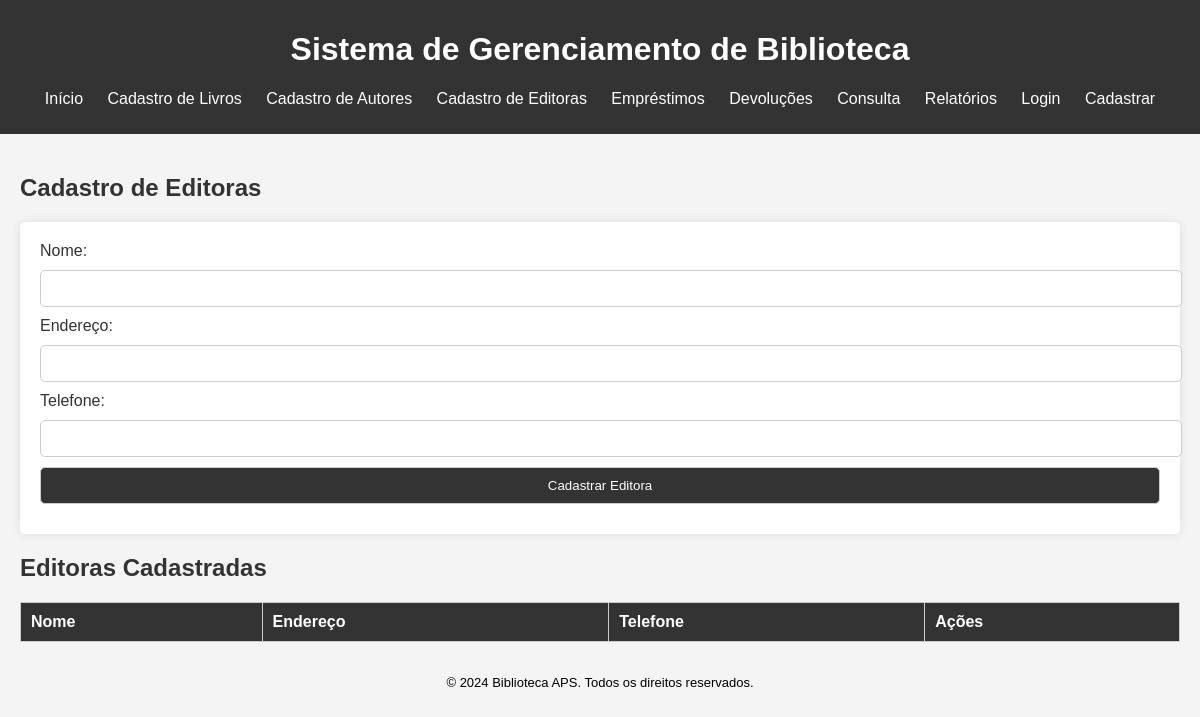
Page /cadastro_editora?edit=1 on the earlier database version.
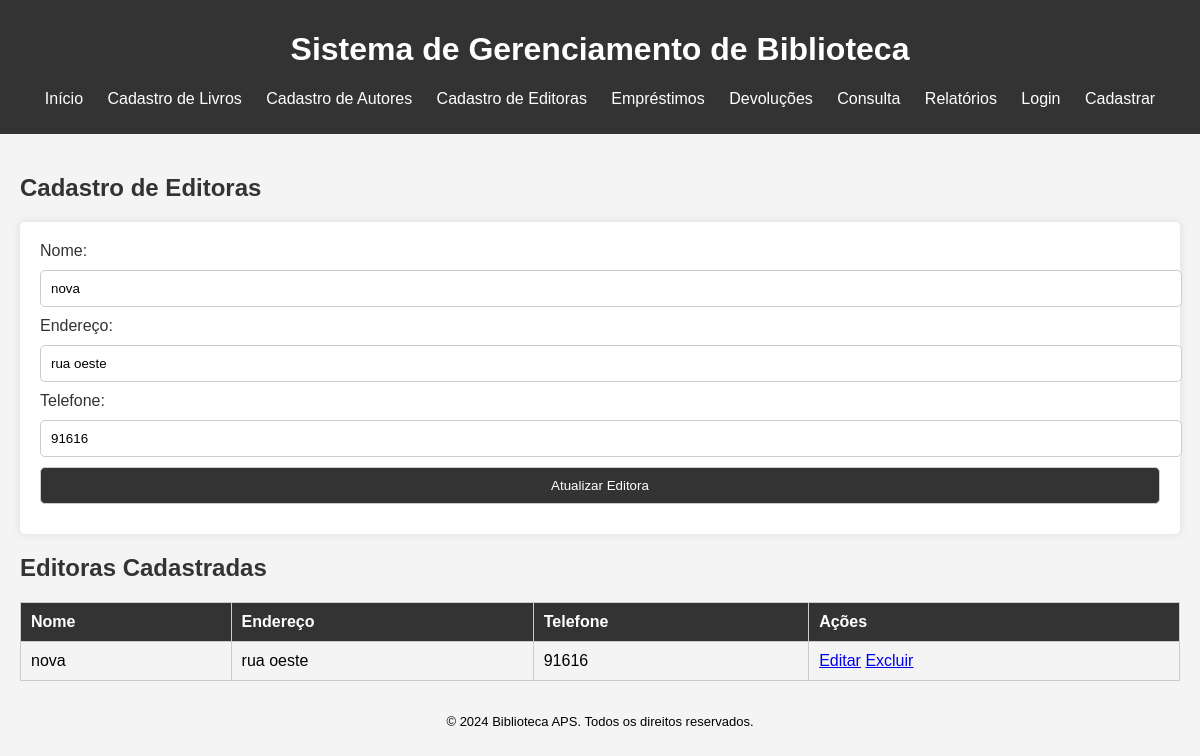
Same page on the later database version.
### models.py (models this page shows)
class Editora(db.Model):
    id = db.Column(db.Integer, primary_key=True)
    nome = db.Column(db.String(100), nullable=False)
    endereco = db.Column(db.String(200), nullable=False)
    telefone = db.Column(db.String(20), nullable=False)

### app.py (the view, shortened to what this page needs)
@app.route('/cadastro_editora', methods=['GET', 'POST'])
def cadastro_editora():
    if request.args.get('edit'):
        editora = Editora.query.get(request.args.get('edit'))
        editoras = Editora.query.all()
        return render_template('cadastro_editora.html', editora=editora, editoras=editoras)

### templates/cadastro_editora.html (shortened to what this page needs)
{% extends 'base.html' %}
{% block content %}
<h2>Cadastro de Editoras</h2>
<form method="post">
    <label for="nome">Nome:</label>
    <input type="text" id="nome" name="nome" value="{{ editora.nome if editora else '' }}" required><br>
    <label for="endereco">Endereço:</label>
    <input type="text" id="endereco" name="endereco" value="{{ editora.endereco if editora else '' }}" required><br>
    <label for="telefone">Telefone:</label>
    <input type="text" id="telefone" name="telefone" value="{{ editora.telefone if editora else '' }}" required><br>
    <button type="submit">{{ 'Atualizar' if editora else 'Cadastrar' }} Editora</button>
</form>
<h2>Editoras Cadastradas</h2>
<table>
    <thead>
        <tr>
            <th>Nome</th>
            <th>Endereço</th>
            <th>Telefone</th>
            <th>Ações</th>
        </tr>
    </thead>
    <tbody>
        {% for editora in editoras %}
        <tr>
            <td>{{ editora.nome }}</td>
            <td>{{ editora.endereco }}</td>
            <td>{{ editora.telefone }}</td>
            <td>
                <a href="{{ url_for('cadastro_editora', edit=editora.id) }}">Editar</a>
                <a href="{{ url_for('cadastro_editora', delete=editora.id) }}" onclick="return confirm('Tem certeza que deseja excluir esta editora?')">Excluir</a>
            </td>
        </tr>
        {% endfor %}
    </tbody>
</table>
{% endblock %}

Differences in the rows shown:
added Editora: nome "nova", endereco "rua oeste", telefone "91616"
Other differences:
{{ 'Atualizar' if editora else 'Cadastrar' }}: "Cadastrar" → "Atualizar"
